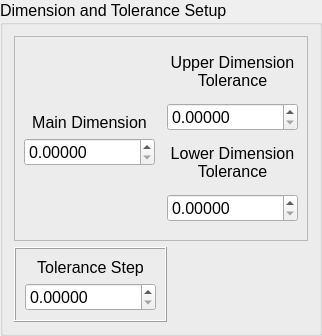
   <widget class="QGroupBox" name="groupBox_8">
    <property name="geometry">
     <rect>
      <x>10</x>
      <y>60</y>
      <width>311</width>
      <height>291</height>
     </rect>
    </property>
    <property name="font">
     <font>
      <pointsize>12</pointsize>
     </font>
    </property>
    <property name="title">
     <string>Dimension and Tolerance Setup</string>
    </property>
    <property name="flat">
     <bool>false</bool>
    </property>
    <property name="checkable">
     <bool>false</bool>
    </property>
    <layout class="QGridLayout" name="gridLayout">
     <item row="0" column="0" colspan="2">
      <widget class="QFrame" name="frame_2">
       <property name="frameShape">
        <enum>QFrame::StyledPanel</enum>
       </property>
       <property name="frameShadow">
        <enum>QFrame::Raised</enum>
       </property>
       <layout class="QGridLayout" name="gridLayout_3">
        <item row="0" column="2" rowspan="7">
         <layout class="QVBoxLayout" name="verticalLayout_9">
          <item>
           <widget class="QLabel" name="label_5">
            <property name="sizePolicy">
             <sizepolicy hsizetype="Preferred" vsizetype="Preferred">
              <horstretch>0</horstretch>
              <verstretch>0</verstretch>
             </sizepolicy>
            </property>
            <property name="maximumSize">
             <size>
              <width>16777215</width>
              <height>35</height>
             </size>
            </property>
            <property name="font">
             <font>
              <pointsize>12</pointsize>
             </font>
            </property>
            <property name="text">
             <string>Upper Dimension
Tolerance</string>
            </property>
            <property name="alignment">
             <set>Qt::AlignCenter</set>
            </property>
           </widget>
          </item>
          <item>
           <widget class="QDoubleSpinBox" name="UpperTol">
            <property name="sizePolicy">
             <sizepolicy hsizetype="Fixed" vsizetype="Fixed">
              <horstretch>250</horstretch>
              <verstretch>0</verstretch>
             </sizepolicy>
            </property>
            <property name="minimumSize">
             <size>
              <width>0</width>
              <height>28</height>
             </size>
            </property>
            <property name="maximumSize">
             <size>
              <width>16777215</width>
              <height>28</height>
             </size>
            </property>
            <property name="font">
             <font>
              <pointsize>12</pointsize>
             </font>
            </property>
            <property name="buttonSymbols">
             <enum>QAbstractSpinBox::UpDownArrows</enum>
            </property>
            <property name="decimals">
             <number>5</number>
            </property>
            <property name="maximum">
             <double>1000000000000.000000000000000</double>
            </property>
           </widget>
          </item>
          <item>
           <widget class="QLabel" name="label_6">
            <property name="sizePolicy">
             <sizepolicy hsizetype="Preferred" vsizetype="Preferred">
              <horstretch>0</horstretch>
              <verstretch>0</verstretch>
             </sizepolicy>
            </property>
            <property name="minimumSize">
             <size>
              <width>0</width>
              <height>35</height>
             </size>
            </property>
            <property name="maximumSize">
             <size>
              <width>16777215</width>
              <height>35</height>
             </size>
            </property>
            <property name="font">
             <font>
              <pointsize>12</pointsize>
             </font>
            </property>
            <property name="text">
             <string>Lower Dimension
Tolerance</string>
            </property>
            <property name="alignment">
             <set>Qt::AlignCenter</set>
            </property>
           </widget>
          </item>
          <item>
           <widget class="QDoubleSpinBox" name="LowTol">
            <property name="sizePolicy">
             <sizepolicy hsizetype="Fixed" vsizetype="Fixed">
              <horstretch>250</horstretch>
              <verstretch>0</verstretch>
             </sizepolicy>
            </property>
            <property name="minimumSize">
             <size>
              <width>0</width>
              <height>28</height>
             </size>
            </property>
            <property name="maximumSize">
             <size>
              <width>16777215</width>
              <height>28</height>
             </size>
            </property>
            <property name="font">
             <font>
              <pointsize>12</pointsize>
             </font>
            </property>
            <property name="buttonSymbols">
             <enum>QAbstractSpinBox::UpDownArrows</enum>
            </property>
            <property name="decimals">
             <number>5</number>
            </property>
            <property name="maximum">
             <double>1000000000000.000000000000000</double>
            </property>
           </widget>
          </item>
         </layout>
        </item>
        <item row="6" column="0" colspan="2">
         <spacer name="verticalSpacer_2">
          <property name="orientation">
           <enum>Qt::Vertical</enum>
          </property>
          <property name="sizeHint" stdset="0">
           <size>
            <width>20</width>
            <height>110</height>
           </size>
          </property>
         </spacer>
        </item>
        <item row="2" column="0" colspan="2">
         <spacer name="verticalSpacer">
          <property name="orientation">
           <enum>Qt::Vertical</enum>
          </property>
          <property name="sizeHint" stdset="0">
           <size>
            <width>20</width>
            <height>101</height>
           </size>
          </property>
         </spacer>
        </item>
        <item row="3" column="0" rowspan="3">
         <layout class="QVBoxLayout" name="verticalLayout_6">
          <item>
           <widget class="QLabel" name="label_4">
            <property name="sizePolicy">
             <sizepolicy hsizetype="Preferred" vsizetype="Preferred">
              <horstretch>0</horstretch>
              <verstretch>0</verstretch>
             </sizepolicy>
            </property>
            <property name="font">
             <font>
              <pointsize>12</pointsize>
             </font>
            </property>
            <property name="text">
             <string>Main Dimension</string>
            </property>
            <property name="alignment">
             <set>Qt::AlignCenter</set>
            </property>
           </widget>
          </item>
          <item>
           <widget class="QDoubleSpinBox" name="MainDim">
            <property name="sizePolicy">
             <sizepolicy hsizetype="Fixed" vsizetype="Fixed">
              <horstretch>250</horstretch>
              <verstretch>0</verstretch>
             </sizepolicy>
            </property>
            <property name="minimumSize">
             <size>
              <width>0</width>
              <height>28</height>
             </size>
            </property>
            <property name="maximumSize">
             <size>
              <width>16777215</width>
              <height>28</height>
             </size>
            </property>
            <property name="font">
             <font>
              <pointsize>12</pointsize>
             </font>
            </property>
            <property name="buttonSymbols">
             <enum>QAbstractSpinBox::UpDownArrows</enum>
            </property>
            <property name="decimals">
             <number>5</number>
            </property>
            <property name="maximum">
             <double>1000000000000.000000000000000</double>
            </property>
           </widget>
          </item>
         </layout>
        </item>
       </layout>
      </widget>
     </item>
     <item row="1" column="0">
      <widget class="QFrame" name="frame">
       <property name="frameShape">
        <enum>QFrame::Box</enum>
       </property>
       <property name="frameShadow">
        <enum>QFrame::Raised</enum>
       </property>
       <layout class="QVBoxLayout" name="verticalLayout_10">
        <item>
         <widget class="QLabel" name="label_9">
          <property name="font">
           <font>
            <pointsize>12</pointsize>
           </font>
          </property>
          <property name="text">
           <string>Tolerance Step</string>
          </property>
          <property name="alignment">
           <set>Qt::AlignCenter</set>
          </property>
         </widget>
        </item>
        <item>
         <widget class="QDoubleSpinBox" name="TolStep">
          <property name="sizePolicy">
           <sizepolicy hsizetype="Minimum" vsizetype="Fixed">
            <horstretch>250</horstretch>
            <verstretch>0</verstretch>
           </sizepolicy>
          </property>
          <property name="minimumSize">
           <size>
            <width>0</width>
            <height>28</height>
           </size>
          </property>
          <property name="maximumSize">
           <size>
            <width>16777215</width>
            <height>28</height>
           </size>
          </property>
          <property name="font">
           <font>
            <pointsize>12</pointsize>
           </font>
          </property>
          <property name="buttonSymbols">
           <enum>QAbstractSpinBox::UpDownArrows</enum>
          </property>
          <property name="decimals">
           <number>5</number>
          </property>
          <property name="maximum">
           <double>1000000000000.000000000000000</double>
          </property>
         </widget>
        </item>
       </layout>
      </widget>
     </item>
     <item row="1" column="1">
      <spacer name="verticalSpacer_3">
       <property name="orientation">
        <enum>Qt::Vertical</enum>
       </property>
       <property name="sizeHint" stdset="0">
        <size>
         <width>20</width>
         <height>72</height>
        </size>
       </property>
      </spacer>
     </item>
    </layout>
   </widget>
